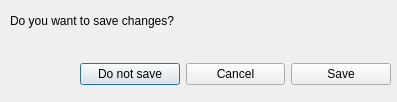
<?xml version="1.0" encoding="UTF-8"?>
<ui version="4.0">
 <class>SaveChanges</class>
 <widget class="QDialog" name="SaveChanges">
  <property name="geometry">
   <rect>
    <x>0</x>
    <y>0</y>
    <width>397</width>
    <height>102</height>
   </rect>
  </property>
  <property name="sizePolicy">
   <sizepolicy hsizetype="Fixed" vsizetype="Fixed">
    <horstretch>0</horstretch>
    <verstretch>0</verstretch>
   </sizepolicy>
  </property>
  <property name="windowTitle">
   <string>Save changes</string>
  </property>
  <widget class="QLabel" name="label">
   <property name="geometry">
    <rect>
     <x>10</x>
     <y>0</y>
     <width>271</width>
     <height>41</height>
    </rect>
   </property>
   <property name="sizePolicy">
    <sizepolicy hsizetype="Minimum" vsizetype="Minimum">
     <horstretch>0</horstretch>
     <verstretch>0</verstretch>
    </sizepolicy>
   </property>
   <property name="text">
    <string>Do you want to save changes?</string>
   </property>
  </widget>
  <widget class="QWidget" name="">
   <property name="geometry">
    <rect>
     <x>80</x>
     <y>60</y>
     <width>311</width>
     <height>29</height>
    </rect>
   </property>
   <layout class="QHBoxLayout" name="horizontalLayout">
    <item>
     <widget class="QPushButton" name="doNotSave">
      <property name="text">
       <string>Do not save</string>
      </property>
     </widget>
    </item>
    <item>
     <widget class="QPushButton" name="cancel">
      <property name="text">
       <string>Cancel</string>
      </property>
     </widget>
    </item>
    <item>
     <widget class="QPushButton" name="save">
      <property name="text">
       <string>Save</string>
      </property>
     </widget>
    </item>
   </layout>
  </widget>
 </widget>
 <tabstops>
  <tabstop>cancel</tabstop>
  <tabstop>save</tabstop>
  <tabstop>doNotSave</tabstop>
 </tabstops>
 <resources/>
 <connections/>
</ui>
